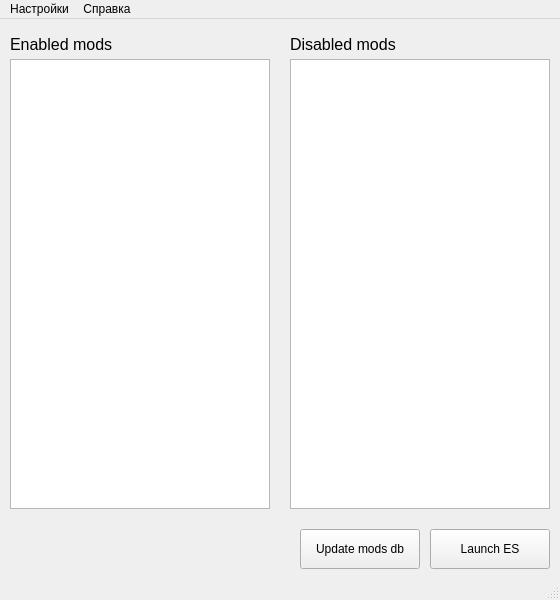
<?xml version="1.0" encoding="UTF-8"?>
<ui version="4.0">
 <class>Es_mod_namager_linux</class>
 <widget class="QMainWindow" name="Es_mod_namager_linux">
  <property name="geometry">
   <rect>
    <x>0</x>
    <y>0</y>
    <width>560</width>
    <height>600</height>
   </rect>
  </property>
  <property name="windowTitle">
   <string>MainWindow</string>
  </property>
  <widget class="QWidget" name="centralwidget">
   <widget class="QPushButton" name="btn_Launch_es">
    <property name="geometry">
     <rect>
      <x>430</x>
      <y>510</y>
      <width>120</width>
      <height>40</height>
     </rect>
    </property>
    <property name="text">
     <string>Launch ES</string>
    </property>
   </widget>
   <widget class="QPushButton" name="btn_update_mods_db">
    <property name="geometry">
     <rect>
      <x>300</x>
      <y>510</y>
      <width>120</width>
      <height>40</height>
     </rect>
    </property>
    <property name="text">
     <string>Update mods db</string>
    </property>
    <property name="checkable">
     <bool>false</bool>
    </property>
   </widget>
   <widget class="QListWidget" name="enabled_mods_list">
    <property name="geometry">
     <rect>
      <x>10</x>
      <y>40</y>
      <width>260</width>
      <height>450</height>
     </rect>
    </property>
   </widget>
   <widget class="QListWidget" name="disabled_mods_list">
    <property name="geometry">
     <rect>
      <x>290</x>
      <y>40</y>
      <width>260</width>
      <height>450</height>
     </rect>
    </property>
   </widget>
   <widget class="QLabel" name="enabled_mods_label">
    <property name="geometry">
     <rect>
      <x>10</x>
      <y>10</y>
      <width>261</width>
      <height>31</height>
     </rect>
    </property>
    <property name="font">
     <font>
      <pointsize>12</pointsize>
     </font>
    </property>
    <property name="text">
     <string>Enabled mods</string>
    </property>
   </widget>
   <widget class="QLabel" name="disabled_mods_label">
    <property name="geometry">
     <rect>
      <x>290</x>
      <y>10</y>
      <width>261</width>
      <height>31</height>
     </rect>
    </property>
    <property name="font">
     <font>
      <pointsize>12</pointsize>
     </font>
    </property>
    <property name="text">
     <string>Disabled mods</string>
    </property>
   </widget>
  </widget>
  <widget class="QMenuBar" name="menubar">
   <property name="geometry">
    <rect>
     <x>0</x>
     <y>0</y>
     <width>560</width>
     <height>30</height>
    </rect>
   </property>
   <widget class="QMenu" name="settings_menu">
    <property name="title">
     <string>Настройки</string>
    </property>
    <addaction name="mods_path_settings"/>
   </widget>
   <widget class="QMenu" name="abbout_menu">
    <property name="title">
     <string>Справка</string>
    </property>
    <addaction name="abbout_guide"/>
    <addaction name="abbout_program"/>
   </widget>
   <addaction name="settings_menu"/>
   <addaction name="abbout_menu"/>
  </widget>
  <widget class="QStatusBar" name="statusbar"/>
  <action name="mods_path_settings">
   <property name="text">
    <string>Пути</string>
   </property>
  </action>
  <action name="abbout_guide">
   <property name="text">
    <string>Справка по использованию</string>
   </property>
  </action>
  <action name="abbout_program">
   <property name="text">
    <string>О мненджере</string>
   </property>
  </action>
 </widget>
 <resources/>
 <connections/>
</ui>
